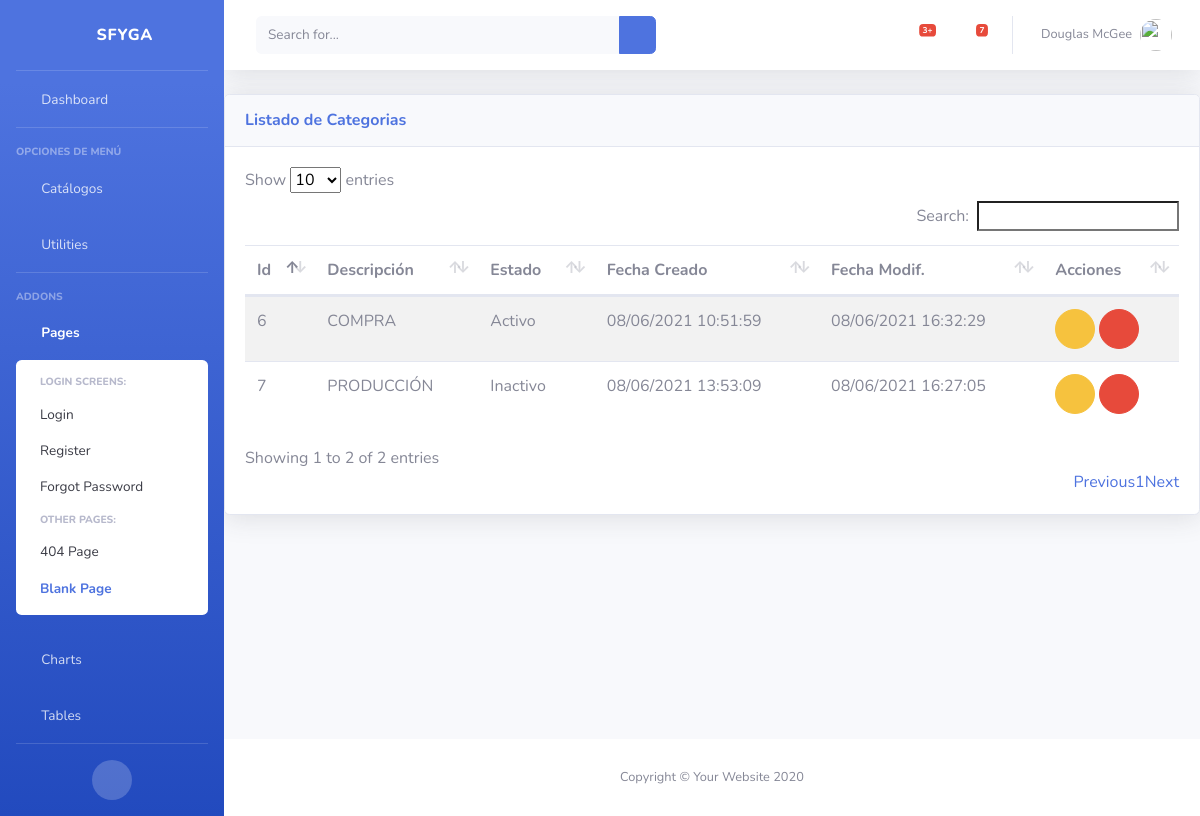
The page /inv/categorias/ (signed in) on the database as committed earlier.
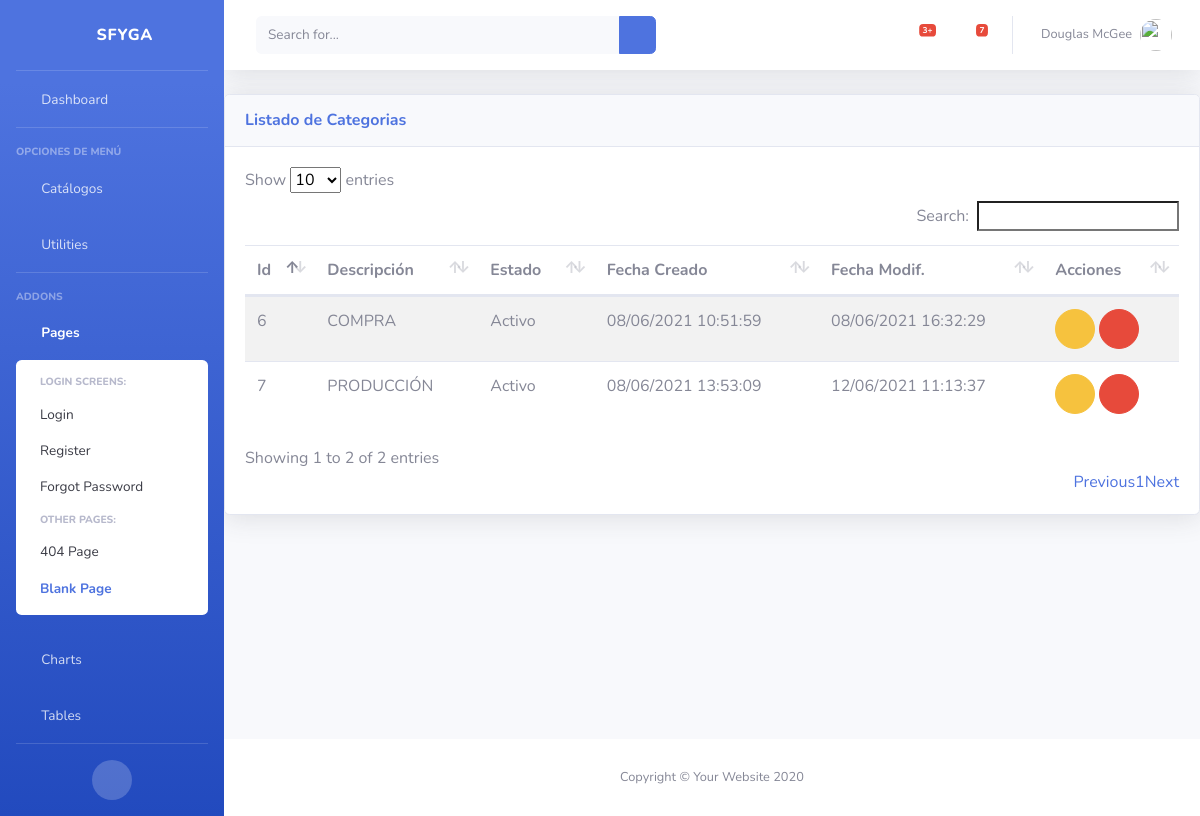
The same page on the database as committed later.
### inv/models.py (models this page shows, shortened)
class Categoria(ClaseModelo):
    descripcion = models.CharField(max_length=100, help_text='Descripción de la Categoría', unique=True)
    class Meta:
        verbose_name_plural = 'Categorias'

### inv/views.py (the view)
# urls.py: path('categorias/', CategoriaView.as_view(), name='categoria_list'),
class CategoriaView(LoginRequiredMixin, generic.ListView):
    model = Categoria
    template_name = "inv/categoria_list.html"
    context_object_name = "obj"
    login_url = "bases:login"

### inv/templates/inv/categoria_list.html (shortened to what this page needs)
{% extends 'base/base.html' %}
{% block page_content %}
<div class="card shadow mb-4">
    <div
        class="card-header py-3 d-flex flex-row align-items-center justify-content-between">
        <h6 class="m-0 font-weight-bold text-primary">Listado de Categorias</h6>
        <div class="dropdown no-arrow">
            <a class="dropdown-toggle" href="#" role="button" id="dropdownMenuLink"
                data-toggle="dropdown" aria-haspopup="true" aria-expanded="false">
                <i class="fas fa-ellipsis-v fa-sm fa-fw text-gray-400"></i>
            </a>
        </div>
    </div>
    <div class="card-body">
        {% if not obj %}
            <div class="alert alert-info">No Hay Categorias</div>
        {% else %}
            <table class= "table table-striped table-hover">
                <thead>
                    <th>Id</th>
                    <th>Descripción</th>
                    <th>Estado</th>
                    <th>Fecha Creado</th>
                    <th>Fecha Modif.</th>
                    <th class="all">Acciones</th>
                </thead>
                <tbody>
                    {% for item in obj %}
                    <tr>
                        <td>{{ item.id }}</td>
                        <td>{{ item.descripcion }}</td>
                        <td>{{ item.estado| yesno:"Activo,Inactivo" }}</td>
                        <td>{{ item.fc | date:"d/m/Y H:i:s" }}</td>
                        <td>{{ item.fm | date:"d/m/Y H:i:s" }}</td>
                        <td>
                            <a href="{% url 'inv:categoria_edit' item.id %}" class="btn btn-warning btn-circle" role="button"><i class="far fa-edit"></i></a>
                            <a href="{% url 'inv:categoria_del' item.id %}" class="btn btn-danger btn-circle" role="button"><i class="far fa-trash-alt"></i></a>
                        </td>
                    </tr>
                    {% endfor %}
                </tbody>
            </table>
        {% endif %}
    </div>
</div>
{% endblock page_content %}

Rows that differ between the two databases and show on the page:
changed Categoria "PRODUCCIÓN": estado "Inactivo" → "Activo"; fm "08/06/2021 16:27:05" → "12/06/2021 11:13:37"
